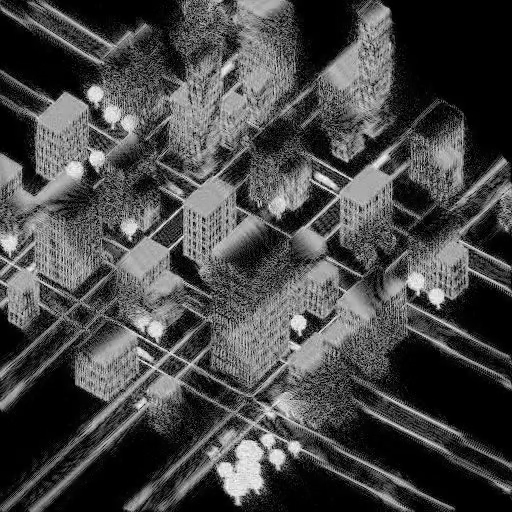
#> input picture frame 6 of Filter Test/Videos/5blocks.mp4, 512 x 512 px, given in place of Clean.mp4, which was not available
$ python Filters.py
#> lines starting #> are read from the running program, lines starting #| are printed output that depends on the picture; pictures that were not available may be replaced by others from this repository, and a replacement may not be noted
import cv2
import numpy as np

print(cv2.__version__)

sharpen = np.array([[0, -1, 0],
                   [-1, 5, -1],
                   [0, -1, 0]])

emboss = np.array([[-2, -1, 0],        #Interesting
                   [-1, 1, 1],
                   [0, 1, 2]])

# Second derivative of the image/ Edge detection filter Highly affected by noise
outline = np.array([[-1, -1, -1],
                   [-1, 8, -1],
                   [-1, -1, -1]])

# Added some blur effect to remove the effects of noise
gaussianLaplasian = np.array([[0, 0, -1, 0, 0],
                             [0, -1, -2, -1, 0],
                             [-1, -2, 16, -2, -1],
                             [0, -1, -2, -1, 0],
                             [0, 0, -1, 0, 0]])

unsharpMasking = (-1/256)*np.array([[1, 4, 6, 4, 1],
                                    [4, 16, 24, 16, 4],
                                    [6, 24, -476, 24, 6],
                                    [4, 16, 24, 16, 4],
                                    [1, 4, 6, 4, 1]])

sobel = np.array([[-1, -2, -1],    # Not Working
                  [0, 0, 0],
                  [1, 2, 1]])

custom = np.array([[-2, -1, 0],
                   [-1, 1.5, 1],
                   [0, 1, 2]])

custom2 = np.array([[0, 1, 2],
                   [-1, 1.5, 1],
                   [-2, -1, 0]])

cap = cv2.VideoCapture('Videos/Clean.mp4')
while cap.isOpened():
    ret, frame = cap.read()
#> frame is the input picture: shape (512, 512, 3); min 0, max 255, mean 71
    if frame is None:
        break

    frame = cv2.cvtColor(frame, cv2.COLOR_BGR2GRAY)
#> frame: shape (512, 512)

    # frame = cv2.fastNlMeansDenoising(frame, None, 10, 10, 7)   # Very Slow. Improve the Parameters.
    frame = cv2.medianBlur(frame, 3)
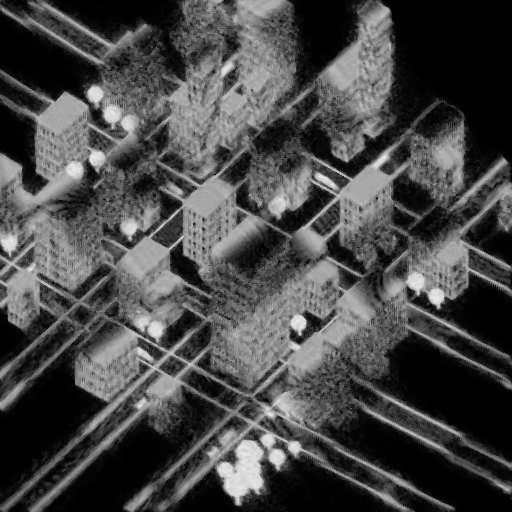
#> frame: shape (512, 512); min 0, max 236, mean 71.7

    frame = cv2.filter2D(frame, -1, sharpen)     # -1 is to keep the image depth as same as the source image
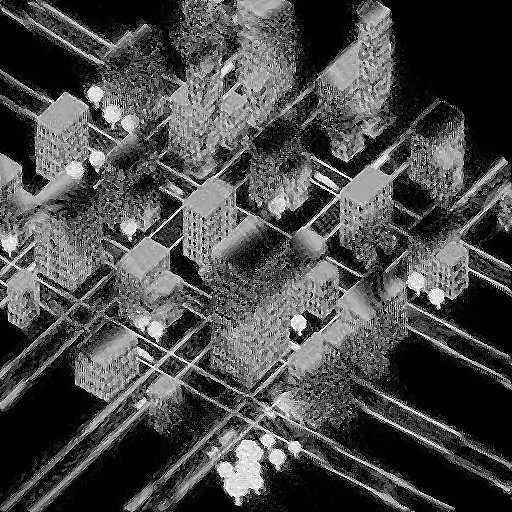
#> frame: shape (512, 512); min 0, max 255, mean 73.3

    frame = cv2.filter2D(frame, -1, custom)
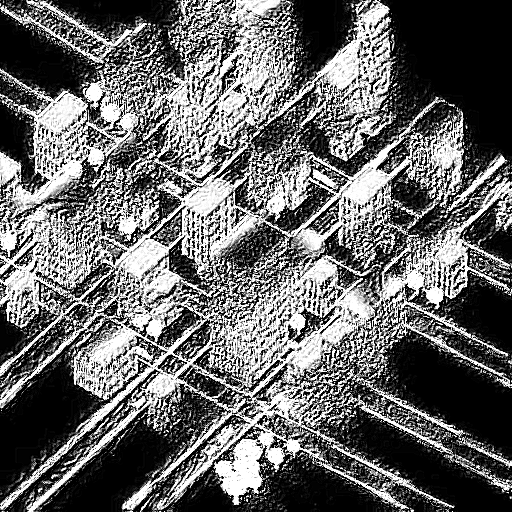
#> frame: shape (512, 512); min 0, max 255, mean 102.7

    cv2.imshow('frame', frame)

    if cv2.waitKey(25) & 0xFF == ord('q'):
#> (key q is pressed here)
        break
    # time.sleep(0.5)

else:
    cap.release()
    cv2.destroyAllWindows()

cap.release()
cv2.destroyAllWindows()
print("Successfully Completed!")

# Apply a Change detection algorithm to check the accuracy of the system
# Create the Proposal as well.

$ run again, starting later in the video
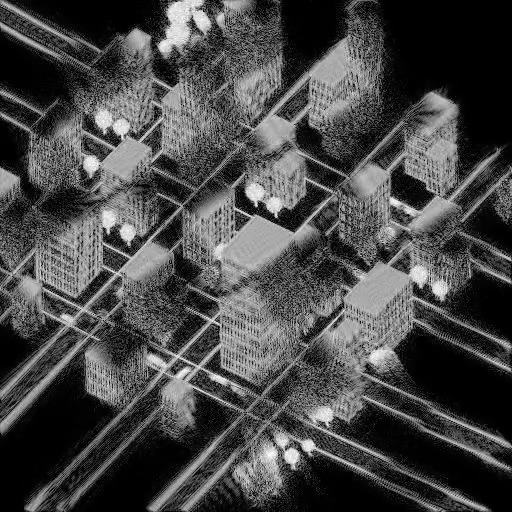
#> input picture frame 27 of Filter Test/Videos/5blocks.mp4, 512 x 512 px, given in place of Clean.mp4, which was not available
#> frame is the input picture: shape (512, 512, 3); min 0, max 255, mean 71.7
#> `frame = cv2.filter2D(frame, -1, sharpen)`:
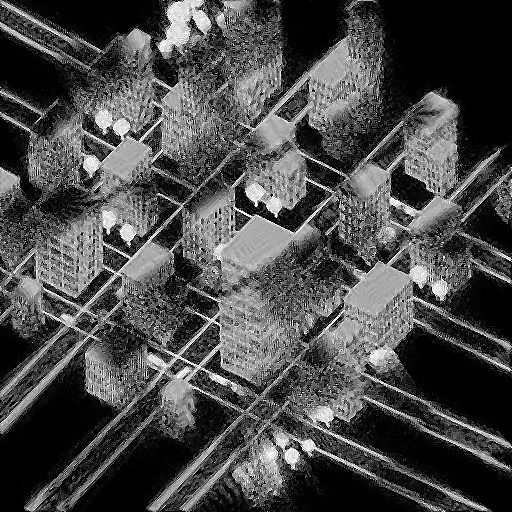
#> frame: shape (512, 512); min 0, max 255, mean 73.8
#> `frame = cv2.filter2D(frame, -1, custom)`:
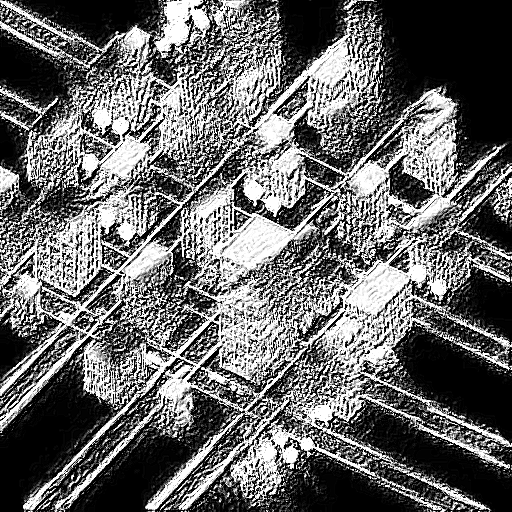
#> frame: shape (512, 512); min 0, max 255, mean 103.4

$ run again, starting later in the video
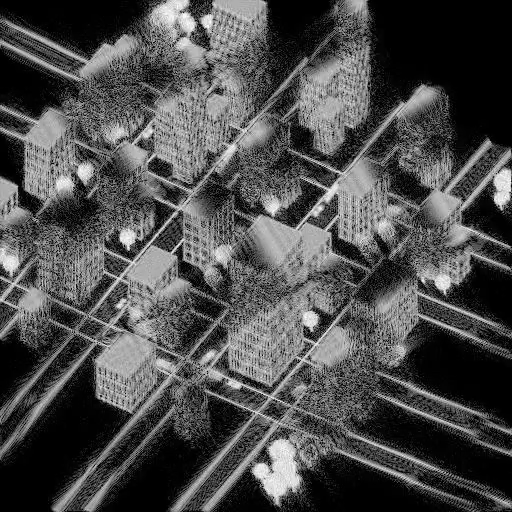
#> input picture frame 48 of Filter Test/Videos/5blocks.mp4, 512 x 512 px, given in place of Clean.mp4, which was not available
#> frame is the input picture: shape (512, 512, 3); min 0, max 255, mean 76.5
#> `frame = cv2.filter2D(frame, -1, sharpen)`:
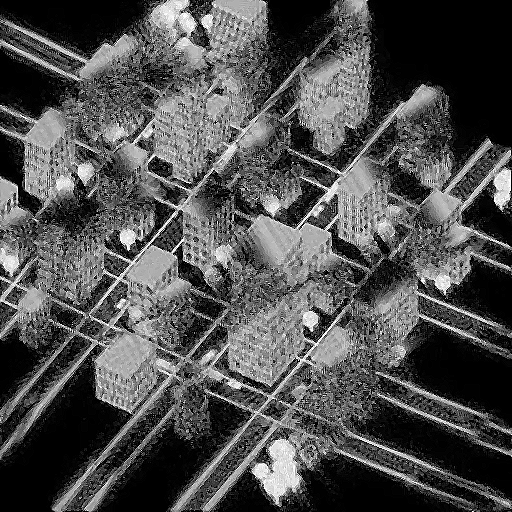
#> frame: shape (512, 512); min 0, max 255, mean 79.1
#> `frame = cv2.filter2D(frame, -1, custom)`:
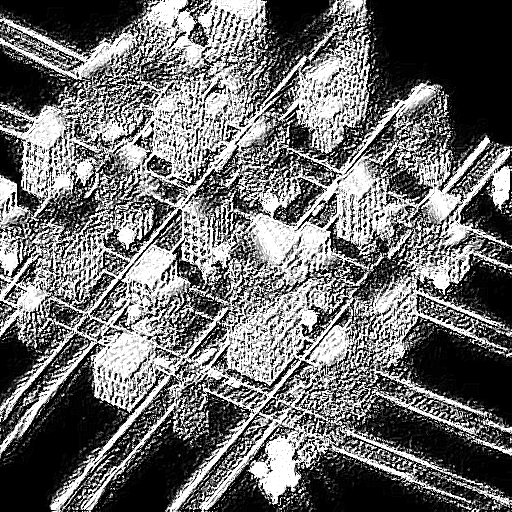
#> frame: shape (512, 512); min 0, max 255, mean 108.4
